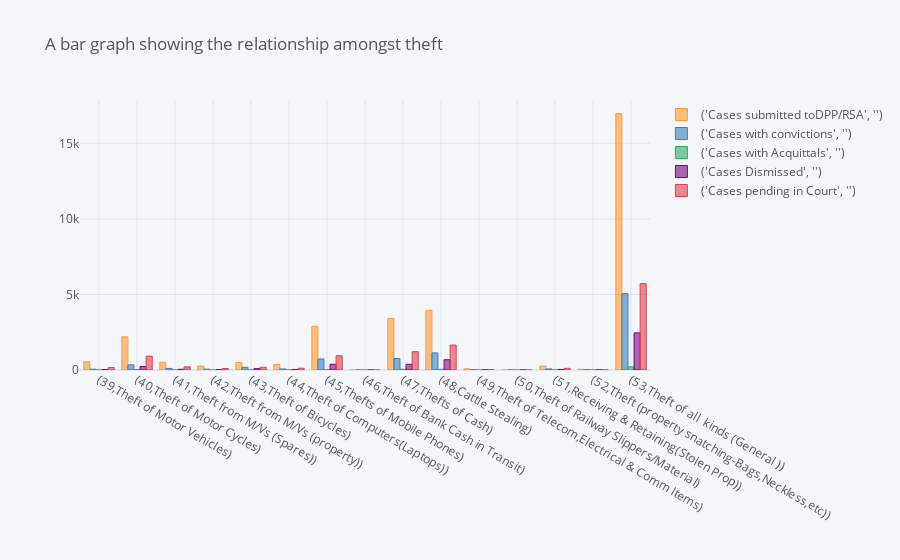

Notebook source saved alongside this figure:
### Code cell
# Plotting a bar graph for ActualOtherCrimes
theft.iplot(kind='bar',title='A bar graph showing the relationship amongst theft')

### Figure 1 — Plotly figure (JSON) as saved in the notebook; plotly's stock layout.template omitted (floating-point values rounded to 4 significant figures)
{"data": [{"marker": {"color": "rgba(255, 153, 51, 0.6)", "line": {"color": "rgba(255, 153, 51, 1.0)", "width": 1}}, "name": "('Cases submitted toDPP/RSA', '')", "orientation": "v", "text": "", "type": "bar", "x": ["(39,Theft of Motor Vehicles)", "(40,Theft of Motor Cycles)", "(41,Theft from M/Vs (Spares))", "(42,Theft from M/Vs (property))", "(43,Theft of Bicycles)", "(44,Theft of Computers(Laptops))", "(45,Thefts of Mobile Phones)", "(46,Theft of Bank Cash in Transit)", "(47,Thefts of Cash)", "(48,Cattle Stealing)", "(49,Theft of Telecom,Electrical & Comm Items)", "(50,Theft of Railway Slippers/Material)", "(51,Receiving & Retaining(Stolen Prop))", "(52,Theft (property snatching-Bags,Neckless,etc))", "(53,Theft of all  kinds (General ))"], "y": [545, 2195, 515, 262, 502, 358, 2896, 0, 3414, 3952, 77, 2, 261, 49, 16977]}, {"marker": {"color": "rgba(55, 128, 191, 0.6)", "line": {"color": "rgba(55, 128, 191, 1.0)", "width": 1}}, "name": "('Cases with convictions', '')", "orientation": "v", "text": "", "type": "bar", "x": ["(39,Theft of Motor Vehicles)", "(40,Theft of Motor Cycles)", "(41,Theft from M/Vs (Spares))", "(42,Theft from M/Vs (property))", "(43,Theft of Bicycles)", "(44,Theft of Computers(Laptops))", "(45,Thefts of Mobile Phones)", "(46,Theft of Bank Cash in Transit)", "(47,Thefts of Cash)", "(48,Cattle Stealing)", "(49,Theft of Telecom,Electrical & Comm Items)", "(50,Theft of Railway Slippers/Material)", "(51,Receiving & Retaining(Stolen Prop))", "(52,Theft (property snatching-Bags,Neckless,etc))", "(53,Theft of all  kinds (General ))"], "y": [51, 341, 105, 57, 178, 70, 730, 0, 757, 1132, 15, 1, 70, 19, 5052]}, {"marker": {"color": "rgba(50, 171, 96, 0.6)", "line": {"color": "rgba(50, 171, 96, 1.0)", "width": 1}}, "name": "('Cases with Acquittals', '')", "orientation": "v", "text": "", "type": "bar", "x": ["(39,Theft of Motor Vehicles)", "(40,Theft of Motor Cycles)", "(41,Theft from M/Vs (Spares))", "(42,Theft from M/Vs (property))", "(43,Theft of Bicycles)", "(44,Theft of Computers(Laptops))", "(45,Thefts of Mobile Phones)", "(46,Theft of Bank Cash in Transit)", "(47,Thefts of Cash)", "(48,Cattle Stealing)", "(49,Theft of Telecom,Electrical & Comm Items)", "(50,Theft of Railway Slippers/Material)", "(51,Receiving & Retaining(Stolen Prop))", "(52,Theft (property snatching-Bags,Neckless,etc))", "(53,Theft of all  kinds (General ))"], "y": [6, 28, 6, 4, 6, 4, 36, 0, 52, 48, 1, 0, 3, 4, 208]}, {"marker": {"color": "rgba(128, 0, 128, 0.6)", "line": {"color": "rgba(128, 0, 128, 1.0)", "width": 1}}, "name": "('Cases Dismissed', '')", "orientation": "v", "text": "", "type": "bar", "x": ["(39,Theft of Motor Vehicles)", "(40,Theft of Motor Cycles)", "(41,Theft from M/Vs (Spares))", "(42,Theft from M/Vs (property))", "(43,Theft of Bicycles)", "(44,Theft of Computers(Laptops))", "(45,Thefts of Mobile Phones)", "(46,Theft of Bank Cash in Transit)", "(47,Thefts of Cash)", "(48,Cattle Stealing)", "(49,Theft of Telecom,Electrical & Comm Items)", "(50,Theft of Railway Slippers/Material)", "(51,Receiving & Retaining(Stolen Prop))", "(52,Theft (property snatching-Bags,Neckless,etc))", "(53,Theft of all  kinds (General ))"], "y": [33, 228, 48, 30, 91, 38, 380, 0, 378, 682, 8, 0, 38, 7, 2456]}, {"marker": {"color": "rgba(219, 64, 82, 0.6)", "line": {"color": "rgba(219, 64, 82, 1.0)", "width": 1}}, "name": "('Cases pending in Court', '')", "orientation": "v", "text": "", "type": "bar", "x": ["(39,Theft of Motor Vehicles)", "(40,Theft of Motor Cycles)", "(41,Theft from M/Vs (Spares))", "(42,Theft from M/Vs (property))", "(43,Theft of Bicycles)", "(44,Theft of Computers(Laptops))", "(45,Thefts of Mobile Phones)", "(46,Theft of Bank Cash in Transit)", "(47,Thefts of Cash)", "(48,Cattle Stealing)", "(49,Theft of Telecom,Electrical & Comm Items)", "(50,Theft of Railway Slippers/Material)", "(51,Receiving & Retaining(Stolen Prop))", "(52,Theft (property snatching-Bags,Neckless,etc))", "(53,Theft of all  kinds (General ))"], "y": [163, 915, 208, 97, 183, 118, 942, 0, 1211, 1652, 26, 1, 109, 13, 5717]}], "layout": {"legend": {"bgcolor": "#F5F6F9", "font": {"color": "#4D5663"}}, "paper_bgcolor": "#F5F6F9", "plot_bgcolor": "#F5F6F9", "title": {"font": {"color": "#4D5663"}, "text": "A bar graph showing the relationship amongst theft"}, "xaxis": {"gridcolor": "#E1E5ED", "showgrid": true, "tickfont": {"color": "#4D5663"}, "title": {"font": {"color": "#4D5663"}, "text": ""}, "zerolinecolor": "#E1E5ED"}, "yaxis": {"gridcolor": "#E1E5ED", "showgrid": true, "tickfont": {"color": "#4D5663"}, "title": {"font": {"color": "#4D5663"}, "text": ""}, "zerolinecolor": "#E1E5ED"}}}
